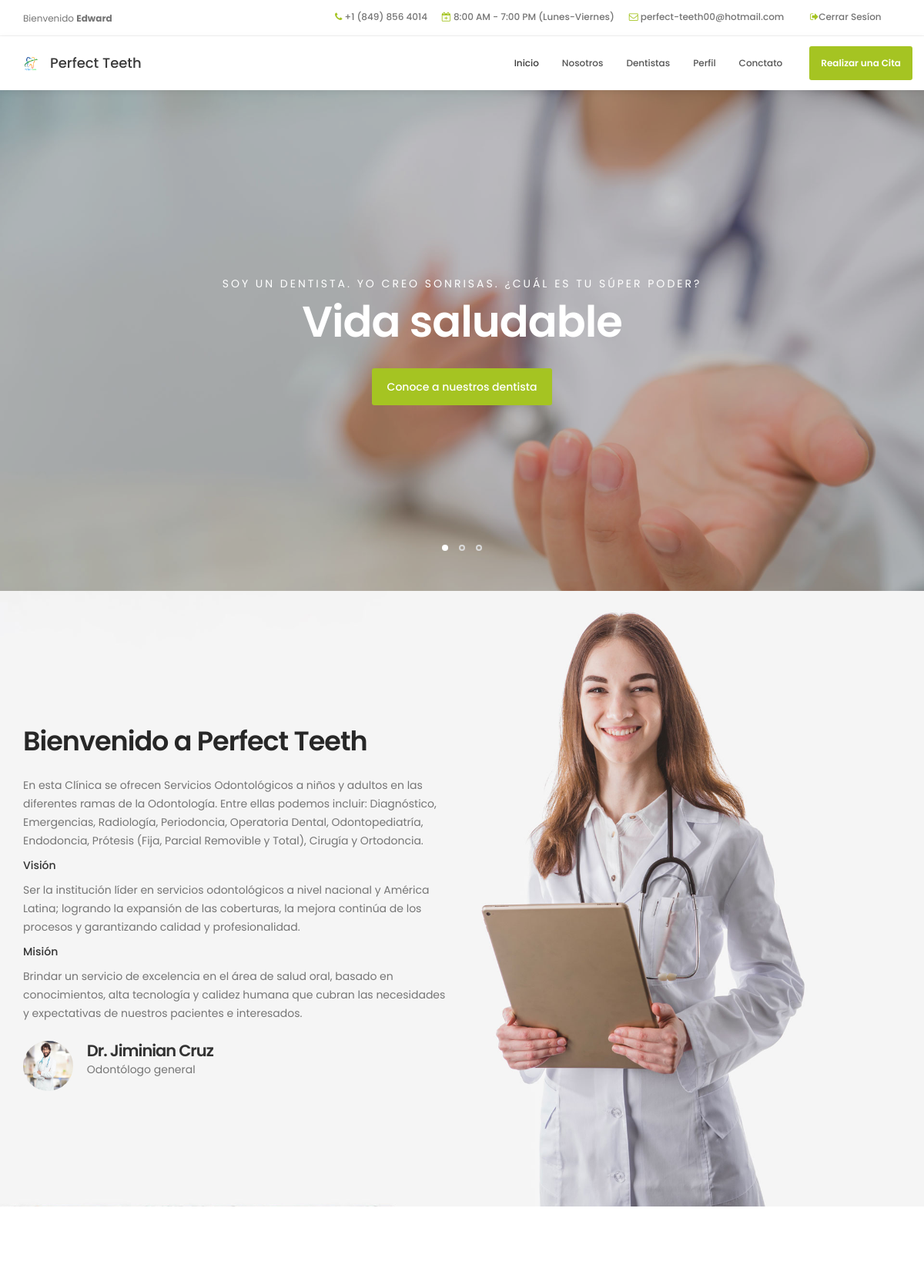
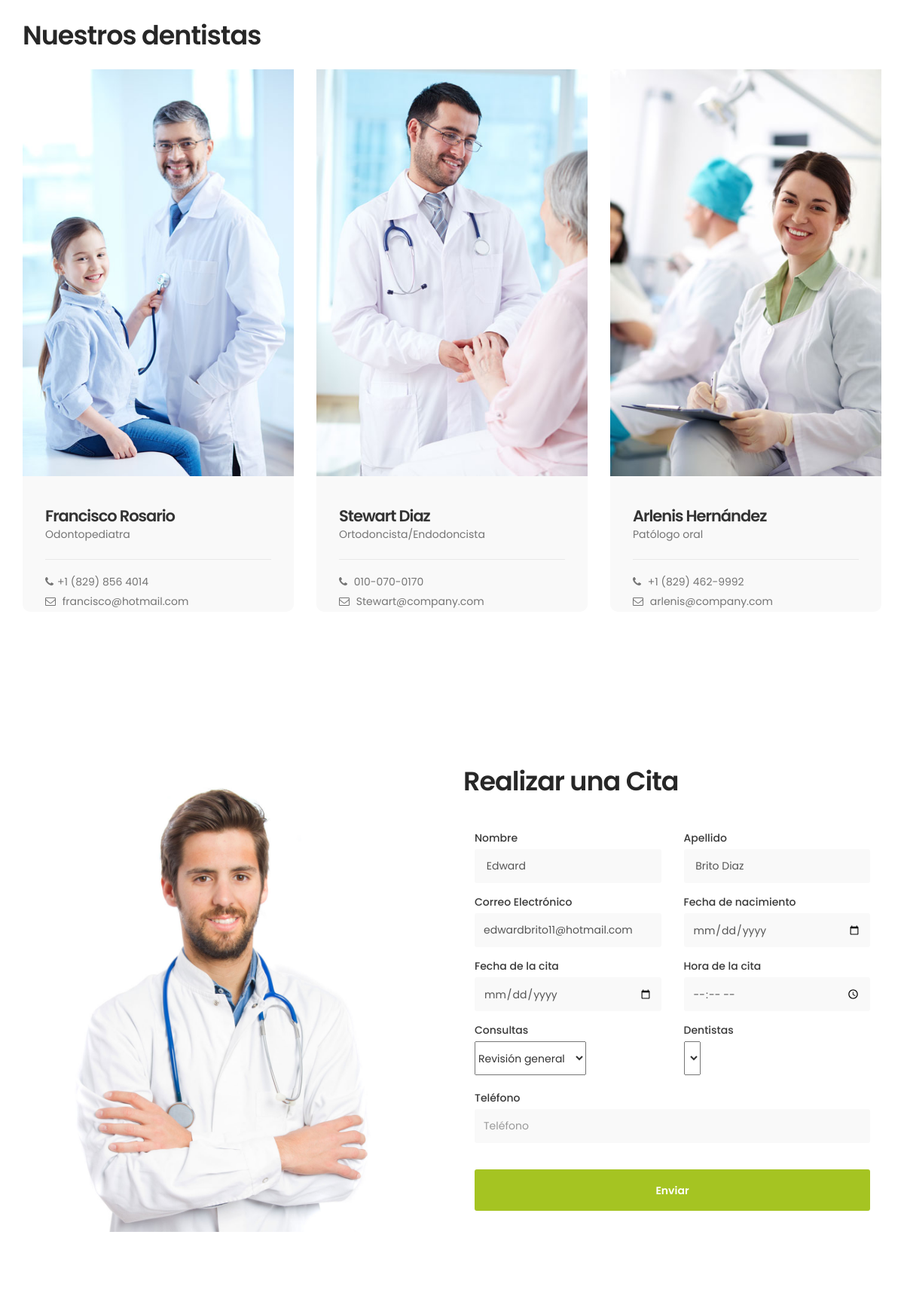
/principal.php (signed in, upper part), run on the app's committed database (2 pictures, top to bottom).
### tables this page shows
CREATE TABLE `pacientes` (
  `id_paciente` int(11) NOT NULL,
  `nombre` varchar(255) NOT NULL,
  `apellido` varchar(255) NOT NULL,
  `telefono` varchar(50) NOT NULL,
  `correo_electronico` varchar(255) NOT NULL,
  `clave` varchar(255) NOT NULL
);

### php/consultas.php (called while the page is built, shortened)
<?php
function consultarPaciente($link, $id)
{
    $query = "SELECT * FROM `pacientes` WHERE `id_paciente` = '$id'";
    $resultado = mysqli_query($link, $query);
    if (mysqli_num_rows($resultado) == 1) {
        $row = $resultado->fetch_assoc();
        return $row;
    } else {
        $_SESSION['MensajeTexto'] = "Error validando datos de usuario";
        $_SESSION['MensajeTipo'] = "p-3 mb-2 bg-danger text-white";
        header("Location: ./index.php");
    }
}
function MostrarConsultas($link)
{
    $query = "SELECT * FROM `consultas` ";
    $resultado = mysqli_query($link, $query);
    return $resultado;
}
function MostrarDentistas($link)
{
    $query = "SELECT * FROM `doctor` ";
    $resultado = mysqli_query($link, $query);
    return $resultado;
}

### principal.php (the view, shortened to what this page needs)
<?php
include_once('./php/conexionDB.php');
include_once('./php/consultas.php');
$resultado = MostrarConsultas($link);
$resultadoDentistas = MostrarDentistas($link);
if (isset($_SESSION['id_paciente'])) {
     $vUsuario = $_SESSION['id_paciente'];
     $row = consultarPaciente($link, $vUsuario);
} else {
     $_SESSION['MensajeTexto'] = "Error acceso al sistema  no registrado.";
     $_SESSION['MensajeTipo'] = "p-3 mb-2 bg-danger text-white";
     header("Location: ./index.php");
}
?>
<!DOCTYPE html>
<html lang="en">
<head>
     <link rel="stylesheet" href="src/css/bootstrap.min.css">
     <link rel="stylesheet" href="src/css/font-awesome.min.css">
     <link rel="stylesheet" href="src/css/animate.css">
     <link rel="stylesheet" href="src/css/owl.carousel.css">
     <link rel="stylesheet" href="src/css/owl.theme.default.min.css">
     <link rel="stylesheet" href="src/css/tooplate-style.css">
</head>
<body id="top" data-spy="scroll" data-target=".navbar-collapse" data-offset="50">
     <header>
          <div class="container">
               <div class="row">
                    <div class="col-md-4 col-sm-10">
                         <p>Bienvenido <strong><?php echo utf8_decode($row['nombre']); ?> </strong></p>
                    </div>
                    <div class="col-md-8 col-sm-10 ">
                         <span class="phone-icon"><i class="fa fa-phone"></i> +1 (849) 856 4014</span>
                         <span class="date-icon"><i class="fa fa-calendar-plus-o"></i> 8:00 AM - 7:00 PM
                              (Lunes-Viernes)</span>
                         <span class="email-icon"><i class="fa fa-envelope-o"></i> <a href="#">perfect-teeth00@hotmail.com</a></span>
                         <span><i class="fa fa-sign-out"></i><a href="./php/cerrar.php">Cerrar Sesíon </a></span>
                    </div>
               </div>
          </div>
     </header>
     <section class="navbar navbar-default navbar-static-top" role="navigation">
          <div class="container">
               <div class="navbar-header">
                    <a href=" principal.html" class="navbar-brand"><img src="src/img/logo.png" width="20px" height="20px" alt="Logo"></a>
                    <a href=" principal.html" class="navbar-brand">Perfect Teeth </a>
               </div>
               <div class="collapse navbar-collapse">
                    <ul class="nav navbar-nav navbar-right">
                         <li><a href="#top" class="smoothScroll">Inicio</a></li>
                         <li><a href="#about" class="smoothScroll">Nosotros</a></li>
                         <li><a href="#team" class="smoothScroll">Dentistas</a></li>
                         <li><a href="#perfil" class="smoothScroll">Perfil</a></li>
                         <li><a href="#google-map" class="smoothScroll">Conctato</a></li>
                         <li class="appointment-btn"><a href="#appointment">Realizar una Cita</a></li>
                    </ul>
               </div>
          </div>
     </section>
     <section id="home" class="slider" data-stellar-background-ratio="0.5">
          <div class="container">
               <div class="row">
                    <div class="owl-carousel owl-theme">
                         <div class="item item-first">
                              <div class="caption">
                                   <div class="col-md-offset-1 col-md-10">
                                        <h3>Soy un dentista. Yo creo sonrisas. ¿Cuál es tu súper poder? </h3>
                                        <h1>Vida saludable</h1>
                                        <a href="#team" class="section-btn btn btn-default smoothScroll">Conoce a
                                             nuestros dentista</a>
                                   </div>
                              </div>
                         </div>
                    </div>
               </div>
          </div>
     </section>
     <section id="about">
          <div class="container">
               <div class="row">
                    <div class="col-md-6 col-sm-6">
                         <div class="about-info">
                              <h2 class="wow fadeInUp" data-wow-delay="0.6s">Bienvenido a Perfect Teeth </h2>
                              <div class="wow fadeInUp" data-wow-delay="0.8s">
                                   <p>En esta Clínica se ofrecen Servicios Odontológicos a niños y adultos en las
                                        diferentes ramas de la Odontología. Entre ellas podemos incluir: Diagnóstico,
                                        Emergencias, Radiología, Periodoncia, Operatoria Dental, Odontopediatría,
                                        Endodoncia, Prótesis (Fija, Parcial Removible y Total), Cirugía y Ortodoncia.
                                   </p>
                                   <h5>Visión</h5>
                                   <p>Ser la institución líder en servicios odontológicos a nivel nacional y América
                                        Latina; logrando la expansión de las coberturas, la mejora continúa de los
                                        procesos y garantizando calidad y profesionalidad.</p>
                                   <h5>Misión</h5>
                                   <p>Brindar un servicio de excelencia en el área de salud oral, basado en
                                        conocimientos, alta tecnología y calidez humana que cubran las necesidades y
                                        expectativas de nuestros pacientes e interesados.</p>
                              </div>
                              <figure class="profile wow fadeInUp" data-wow-delay="1s">
                                   <img src="src/img/author-image.jpg" class="img-responsive" alt="">
                                   <figcaption>
                                        <h3>Dr. Jiminian Cruz </h3>
                                        <p> Odontólogo general</p>
                                   </figcaption>
                              </figure>
                         </div>
                    </div>
               </div>
          </div>
     </section>
     <section id="team" data-stellar-background-ratio="1">
          <div class="container">
               <div class="row">
                    <div class="col-md-6 col-sm-6">
                         <div class="about-info">
                              <h2 class="wow fadeInUp" data-wow-delay="0.1s">Nuestros dentistas</h2>
                         </div>
                    </div>
                    <div class="clearfix"></div>
                    <div class="col-md-4 col-sm-6">
                         <div class="team-thumb wow fadeInUp" data-wow-delay="0.2s">
                              <img src="src/img/team-image1.jpg" class="img-responsive" alt="">
                              <div class="team-info">
                                   <h3>Francisco Rosario </h3>
                                   <p>Odontopediatra</p>
                                   <div class="team-contact-info">
                                        <p><i class="fa fa-phone"></i>+1 (829) 856 4014</p>
                                        <p><i class="fa fa-envelope-o"></i> <a href="#">francisco@hotmail.com</a></p>
                                   </div>
                              </div>
                         </div>
                    </div>
                    <div class="col-md-4 col-sm-6">
                         <div class="team-thumb wow fadeInUp" data-wow-delay="0.4s">
                              <img src="src/img/team-image2.jpg" class="img-responsive" alt="">
                              <div class="team-info">
                                   <h3>Stewart Diaz</h3>
                                   <p>Ortodoncista/Endodoncista</p>
                                   <div class="team-contact-info">
                                        <p><i class="fa fa-phone"></i> 010-070-0170</p>
                                        <p><i class="fa fa-envelope-o"></i> <a href="#">Stewart@company.com</a></p>
                                   </div>
                              </div>
                         </div>
                    </div>
                    <div class="col-md-4 col-sm-6">
                         <div class="team-thumb wow fadeInUp" data-wow-delay="0.6s">
                              <img src="src/img/team-image3.jpg" class="img-responsive" alt="">
                              <div class="team-info">
                                   <h3>Arlenis Hernández </h3>
                                   <p>Patólogo oral </p>
                                   <div class="team-contact-info">
                                        <p><i class="fa fa-phone"></i> +1 (829) 462-9992</p>
                                        <p><i class="fa fa-envelope-o"></i> <a href="#">arlenis@company.com</a></p>
                                   </div>
                              </div>
                         </div>
                    </div>
               </div>
          </div>
     </section>
     <section id="appointment" data-stellar-background-ratio="3">
          <div class="container">
               <div class="row">
                    <div class="col-md-6 col-sm-6">
                         <img src="src/img/appointment-image.jpg" class="img-responsive" alt="">
                    </div>
                    <div class="col-md-6 col-sm-6">
                         <form action="./crud/cita_INSERT.php?opciones=INS" method="POST" enctype="multipart/form-data" autocomplete="off" id="appointment-form">
                              <div class="section-title wow fadeInUp" data-wow-delay="0.4s">
                                   <h2>Realizar una Cita</h2>
                              </div>
                              <div class="wow fadeInUp" data-wow-delay="0.8s">
                                   <div class="col-md-6 col-sm-6">
                                        <label for="name">Nombre</label>
                                        <input type="text" class="form-control" id="name" name="name" placeholder="Nombre " require value=" <?php echo $row['nombre']; ?>">
                                   </div>
                                   <div class="col-md-6 col-sm-6">
                                        <label for="name">Apellido</label>
                                        <input type="text" class="form-control" id="name" name="name" placeholder="Apellido" require value=" <?php echo $row['apellido']; ?>">
                                   </div>
                                   <div class="col-md-6 col-sm-6">
                                        <label for="email">Correo Electrónico</label>
                                        <input type="email" class="form-control" id="email" name="email" placeholder="Correo Electrónico" require value=" <?php echo $row['correo_electronico']; ?>">
                                   </div>
                                   <div class="col-md-6 col-sm-6">
                                        <label for="fecha_nacimiento">Fecha de nacimiento</label>
                                        <input type="date" value="" class="form-control" name="fecha_nacimiento" id="fecha_nacimiento" required>
                                   </div>
                                   <div class="col-md-6 col-sm-6">
                                        <label for="fecha_cita">Fecha de la cita</label>
                                        <input type="date" class="form-control" name="fecha_cita" id="fecha_cita" required>
                                   </div>
                                   <div class="col-md-6 col-sm-6">
                                        <label for="hora">Hora de la cita</label>
                                        <input type="time" value="" class="form-control" name="hora" id="hora" required>
                                   </div>
                                   <div class="col-md-6 col-sm-6">
                                        <label for="consultas">Consultas</label> <br>
                                        <select name="consultas" id="consultas" require>
                                             <?php while ($row = mysqli_fetch_array($resultado, MYSQLI_ASSOC)) {
                                                  echo "<option value = " . $row['id_consultas'] . ">" . $row['tipo'] . "</option>";
                                             }   ?>
                                   </div>
                                   <div class="col-md-6 col-sm-6">
                                        <label for="dentistas">Dentistas</label> <br>
                                        <select name="dentistas" id="dentistas" require>
                                             <?php while ($row = mysqli_fetch_array($resultadoDentistas, MYSQLI_ASSOC)) {
                                                  echo "<option value = " . $row['id_doctor'] . ">" . $row['nombre'] . "</option>";
                                             }   ?>
                                   </div>
                                   <br>
                                   <div class="col-md-12 col-sm-12">
                                        <br> <label for="phone">Teléfono</label>
                                        <input type="tel" class="form-control" id="phone" name="phone" placeholder="Teléfono" required>
                                   </div>
                                   <div class="col-md-12 col-sm-12">
                                        <br> <button type="submit" name="enviar" value="enviar" class="form-control" id="cf-submit">Enviar</button>
                                   </div>
                              </div>
                         </form>
                    </div>
               </div>
          </div>
     </section>
</body>
</html>

### data on the page
pacientes: nombre "Edward", name "Edward", name "Brito Diaz", email "edwardbrito11@hotmail.com"

### other printed values
form field consultas "Revisión general"
